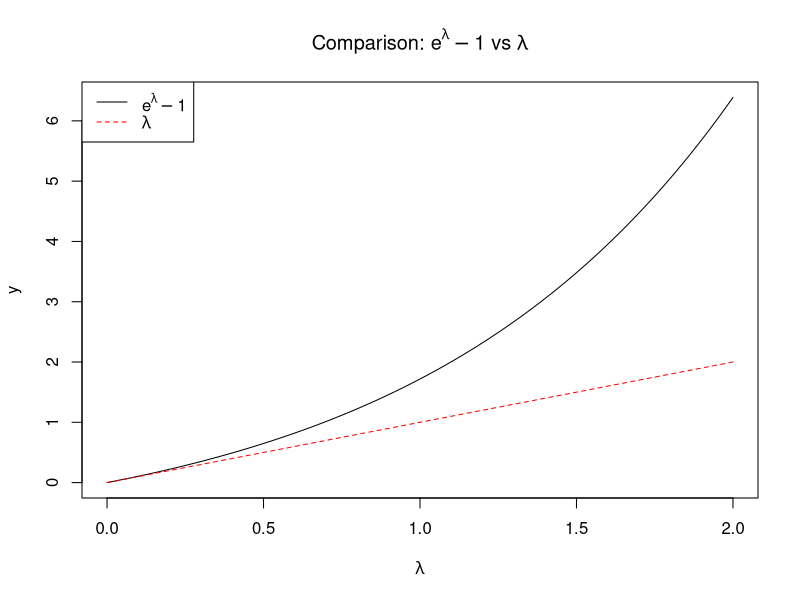

Reproduce this figure in R.
## ---- chunk 1
knitr::opts_chunk$set(echo = TRUE)
## ---- chunk 2
lambda_vals <- seq(0, 2, length.out = 100)
plot(lambda_vals, exp(lambda_vals) - 1, type = "l",
     ylab = "y", xlab = expression(lambda),
     main = expression(paste("Comparison: ", e^lambda - 1, " vs ", lambda)))
lines(lambda_vals, lambda_vals, lty = 2, col = "red")
legend("topleft", legend = c(expression(e^lambda - 1), expression(lambda)),
       lty = c(1, 2), col = c("black", "red"))
